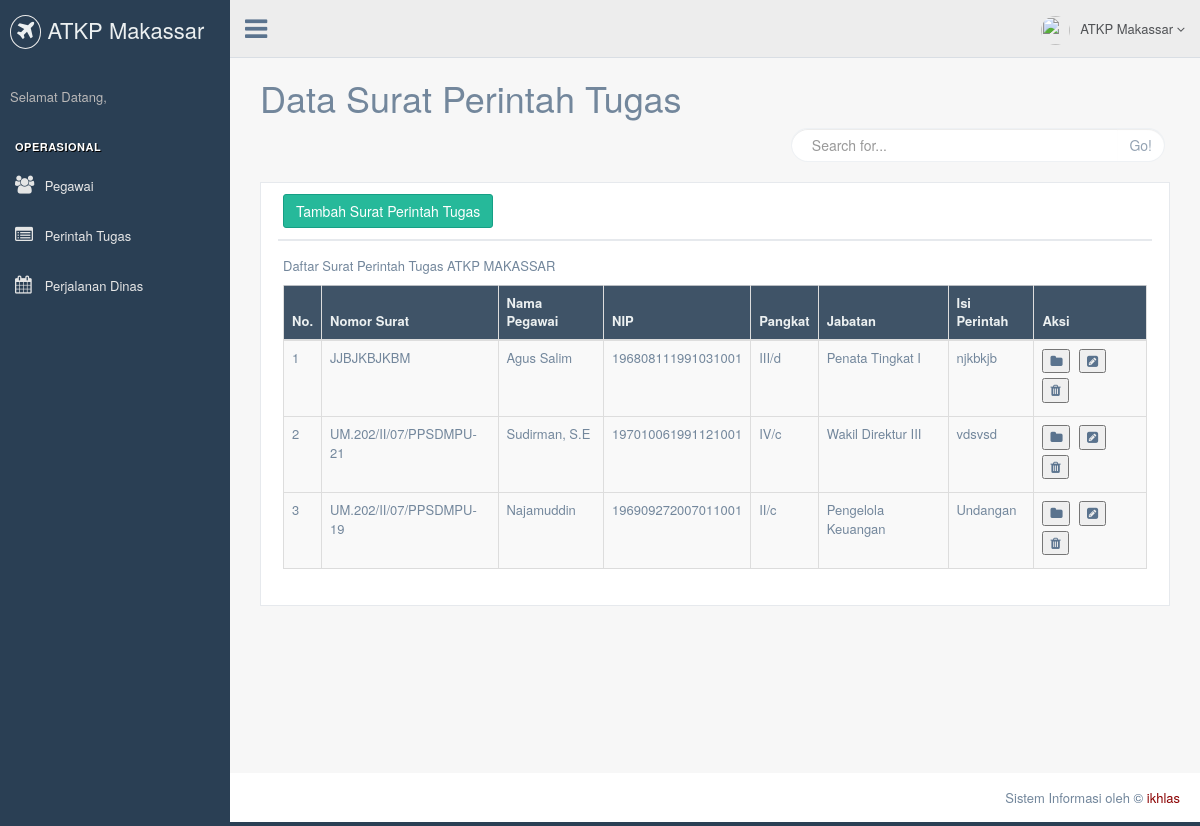
The page /spt (signed in) on the database its author committed.
### tables this page shows
CREATE TABLE `tb_spt` (
  `kd_surat` bigint(20) NOT NULL,
  `no_surat` varchar(30) NOT NULL,
  `tgl` date NOT NULL,
  `nama_pegawai` varchar(50) NOT NULL,
  `nip` varchar(20) NOT NULL,
  `pangkat` enum('IV/a','IV/b','IV/c','IV/d','III/a','III/b','III/c','III/d','II/a','II/b','II/c','II/d','I/a','I/b','I/c','I/d') NOT NULL,
  `jabatan` varchar(30) NOT NULL,
  `isi_perintah` varchar(100) NOT NULL,
  `pengirim` varchar(255) NOT NULL
);

### application/libraries/Template.php (called while the page is built)
<?php if ( ! defined('BASEPATH')) exit('No direct script access allowed');
class Template {
		var $template_data = array();
		function set($name, $value)
		{
			$this->template_data[$name] = $value;
		}
		function load($template = '', $view = '' , $view_data = array(), $return = FALSE)
		{
			$this->CI =& get_instance();
			$this->set('contents', $this->CI->load->view($view, $view_data, TRUE));
			return $this->CI->load->view($template, $this->template_data, $return);
		}
}

### application/modules/spt/controllers/Spt.php (called while the page is built, shortened)
<?php
class Spt extends CI_Controller{
    public function index()
    {
      $data['spt'] = $this->Model_spt->tampil_spt();
      $this->template->load('template/main','spt',$data);
    }
}

### index.php (called while the page is built, shortened)
<?php
require_once BASEPATH.'core/CodeIgniter.php';

### application/modules/spt/models/Model_spt.php (called while the page is built, shortened)
<?php
class Model_spt extends CI_Model {
	function tampil_spt()
	{
		$query=$this->db->order_by('kd_surat','DESC')->get('tb_spt');
		return $query->result();
	}
}
?>

### application/modules/spt/views/spt.php (the view, shortened to what this page needs)
<!DOCTYPE html>
    <html>
    <head>
    </head>
    <body-->
               <div class="col-md-12 col-sm-12 col-xs-12">
            <h1>Data Surat Perintah Tugas</h1>
                <div class="col-md-5 col-sm-5 col-xs-12 form-group pull-right top_search">
                  <div class="input-group">
                    <input type="text" onkeyup="fungsiCari()" id="inputnya" class="form-control" placeholder="Search for...">
                    <span class="input-group-btn">
                      <button class="btn btn-default" type="button">Go!</button>
                    </span>
                  </div>
                </div>
              </div>
            <div class="clearfix"></div>
              <div class="col-md-12 col-sm-12 col-xs-12">
                <div class="x_panel">
                  <div class="x_title">
                      <a href="<?php
                          echo base_url('spt/tambah_spt');?>" button type="submit" class="btn btn-success"> Tambah Surat Perintah Tugas</button></a>
                  </div>
                  <div class="x_content">
                    <p>Daftar Surat Perintah Tugas ATKP MAKASSAR</p>
                    <div class="table-responsive">
                      <table id="tabelku" class="table table-bordered table-striped table-hover jambo_table bulk_action js-basic-example dataTable">
                        <thead>
                          <tr class="headings">
                            <th class="column-title">No. </th>
                            <th class="column-title">Nomor Surat </th>
                            <th class="column-title">Nama Pegawai </th>
                            <th class="column-title">NIP </th>
                            <th class="column-title">Pangkat </th>
                            <th class="column-title">Jabatan </th>
                            <th class="column-title">Isi Perintah </th>
                            <th class="column-title">Aksi</th>
                          </tr>
                        </thead>
                        <tbody>
                          <?php
                            $no=1;
                            foreach ($spt as $index) {
                              echo "<tr>
                                <td>$no</td>
                                <td>$index->no_surat</td>
                                <td>$index->nama_pegawai</td>
                                <td>$index->nip</td>
                                <td>$index->pangkat</td>
                                <td>$index->jabatan</td>
                                <td>$index->isi_perintah</td>
                                <td>
                                  <a href=".base_url('spt/detail_spt/'.$index->kd_surat)."><button><i class=\"fa fa-folder\"></i></button></a>
                                  <a href=".base_url('spt/edit_spt/'.$index->kd_surat)."><button><i class=\"fa fa-pencil-square\"></i></button><a>
                                  <a href=".base_url('spt/hapus_spt/'.$index->kd_surat)."><button><i class=\"fa fa-trash\"></i></button></a>
                                </td>
                              <tr>";
                            $no++;
                            }
                            ?>
                          </tbody>
                      </table>
                    </div>
                  </div>
                </div>
    </body>
    </html>

### rows shown on the page
tb_spt: no_surat "JJBJKBJKBM", nama_pegawai "Agus Salim", nip "196808111991031001", pangkat "III/d", jabatan "Penata Tingkat I", isi_perintah "njkbkjb"
tb_spt: no_surat "UM.202/II/07/PPSDMPU-21", nama_pegawai "Sudirman, S.E", nip "197010061991121001", pangkat "IV/c", jabatan "Wakil Direktur III", isi_perintah "vdsvsd"
tb_spt: no_surat "UM.202/II/07/PPSDMPU-19", nama_pegawai "Najamuddin", nip "196909272007011001", pangkat "II/c", jabatan "Pengelola Keuangan", isi_perintah "Undangan"
